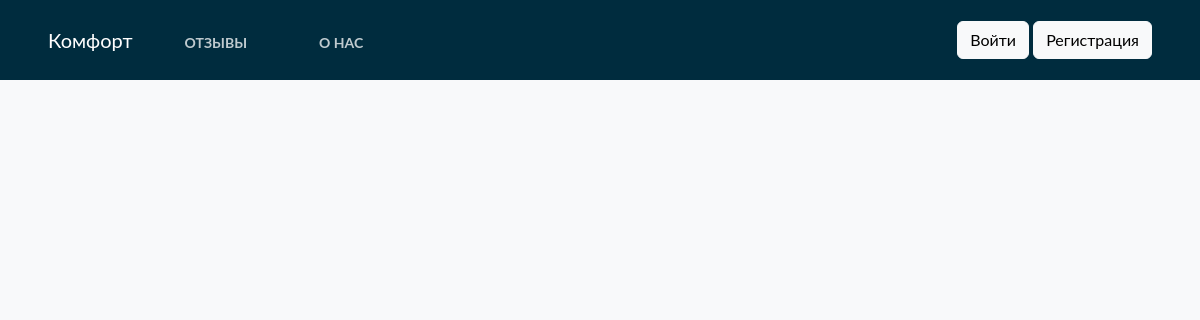
Before: /booking/ with the older database file.
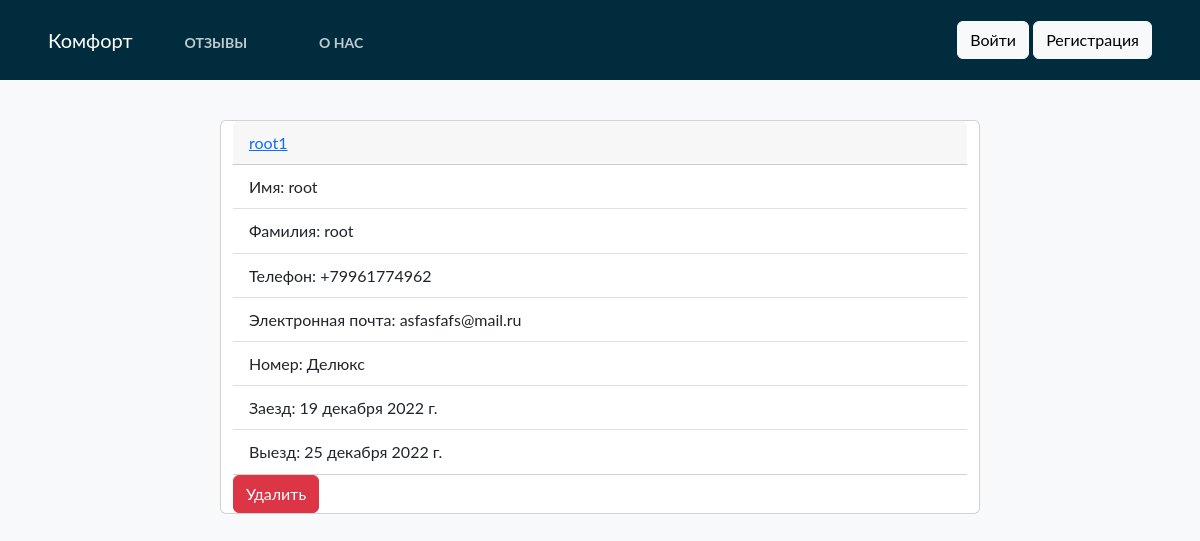
After: the same page with the newer database file.
### home/models.py (models this page shows)
class BaseModel(models.Model):
    uid = models.UUIDField(default=uuid.uuid4   , editable=False , primary_key=True)
    created_at = models.DateField(auto_now_add=True)
    updated_at = models.DateField(auto_now_add=True)
    class Meta:
        abstract = True

class Booking(BaseModel):
    hotel = models.ForeignKey(Hotel, on_delete=models.CASCADE,)
    user = models.ForeignKey(settings.AUTH_USER_MODEL, on_delete=models.CASCADE,)
    phone = PhoneField(blank=True, help_text='Contact phone number')
    start_date = models.DateField()
    end_date = models.DateField()

class Hotel(BaseModel):
    hotel_name = models.CharField(max_length=100, verbose_name = "Название номера")
    hotel_price = models.IntegerField(verbose_name = "Цена номера")
    description = models.TextField(max_length=500, verbose_name = "Описание")
    amenities = models.ManyToManyField(Amenities, verbose_name = "Удобства номера")
    room_count = models.IntegerField(default=1, verbose_name = "Количество бронирований")
    people_capacity = models.IntegerField(default=0, verbose_name = "Вместимость")
    def __str__(self) -> str:
        return self.hotel_name

### home/views.py (the view)
# urls.py: path('booking/', booking.as_view(), name ='booking'),
class booking(TemplateView):
    def get(self,request):
         bookings = Booking.objects.all()
         return render(request, 'booking.html', {'bookings': bookings})

### templates/booking.html
{% extends "base.html" %}
{%  block start %}
<div class="container col-12" style="margin-top: 10%">
    {% for i in bookings %}
    <div class="row justify-content-center mb-5">
    <div class="card col-8" style="color:black">
        <div class="card-header">
            <a class="font-weidht-bold"> {{ i.user }}</a>
        </div>
    <ul class="list-group list-group-flush">
        <li class="list-group-item">Имя: {{ i.user.first_name }}</li>
        <li class="list-group-item">Фамилия: {{ i.user.last_name  }}</li>
        <li class="list-group-item">Телефон: {{ i.phone }}</li>
        <li class="list-group-item">Электронная почта: {{ i.user.email }}</li>
        <li class="list-group-item">Номер: {{ i.hotel }}</a></li>
        <li class="list-group-item">Заезд: {{ i.start_date }}</li>
        <li class="list-group-item">Выезд: {{ i.end_date }}</li>
    </ul>
        <a  href="delete/{{i.uid}}">
            <button class="btn btn-danger">Удалить</button>
        </a>
    </div>
    </div>
{% endfor %}
</div>
{% endblock %}

### templates/base.html (shortened to what this page needs)
<!doctype html>
<html lang="en">
  <head>
    <link href="https://cdn.jsdelivr.net/npm/bootstrap@5.2.0-beta1/dist/css/bootstrap.min.css" rel="stylesheet">
</head>
  <body class="bg-light">
<nav class="navbar navbar-expend-md fixed-top px-5" style="background:#002c3e; height: 80px;">
    <div class="nav">
    <a class="navbar-brand" href="/" style="color:white;">Комфорт</a>
     <ul class="nav">
      <li class="nav-item">
        <a class="nav-link nav-link-ltr" style="color:white;margin-top:5px;" href="{% url 'article_list' %}">Отзывы</a>
      </li>
      <li class="nav-item">
        <a class="nav-link nav-link-ltr" style="color:white; margin-top:5px;" href="{% url 'aboutpage' %}">О нас</a>
        </li>
    </ul>
        </div>
        <div class="navbar" id="navbarCollapse">
            {% if user.is_authenticated %}
            <form class="form-inline ml-auto">
                <a class="btn btn-outline-light" href="{% url 'profile' %}" disabled>{{ user.username }}</a>
                <a class="btn btn-light" href="{% url 'password_change' %}">Изменить пароль</a>
                <a class="btn btn-light" href="{% url 'logout' %}">Выйти</a>
            </form>
            {% else %}
                <form class="form-inline ml-auto">
                    <a href="{% url 'login' %}" class="btn btn-light">Войти</a>
                    <a href="{% url 'signup' %}" class="btn btn-light">Регистрация</a>
                </form>
            {% endif %}
        </div>
</nav>
      {% block start %}
      {% endblock %}
  </body>
</html>

### templates/base.html (style rules this page uses)
body { font-family: "Lato", Arial, sans-serif; font-weight: 400; font-size: 16px; line-height: 1.7; background: #fff; color: #777; height: 100%; overflow: auto; }
.nav-link-ltr { font-weight: bold; font-size: 14px; text-transform: uppercase; text-decoration: none; margin: 0px 20px; display: inline-block; position: relative; opacity: 0.75; }
.nav-link::before { transition: 300ms; height: 10px; content: ""; position: absolute; background-color: white; }
.nav-link-ltr::before { width: 0%; bottom: -4px; }

Changed rows visible on the page:
added Booking: user "root1", user.first_name "root", user.last_name "root", phone "+79961774962", user.email "asfasfafs@mail.ru", hotel "Делюкс", start_date "19 декабря 2022 г.", end_date "25 декабря 2022 г."
